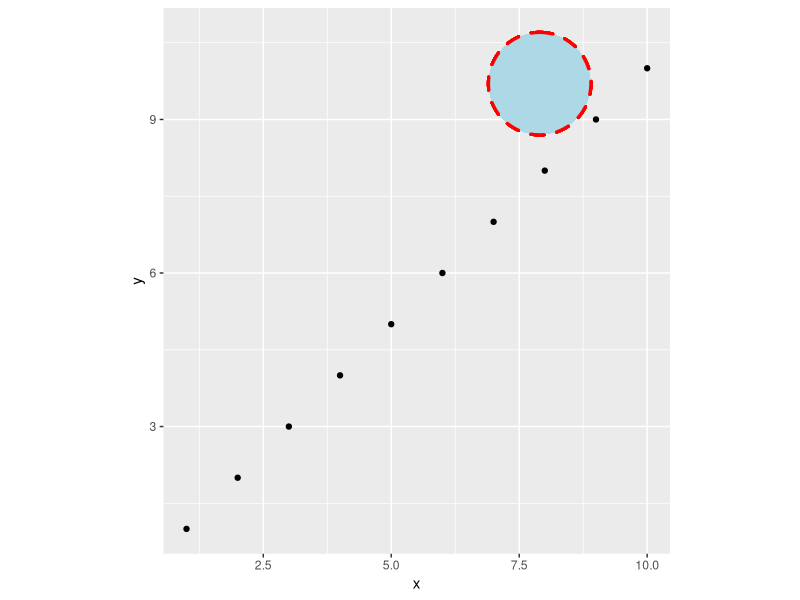
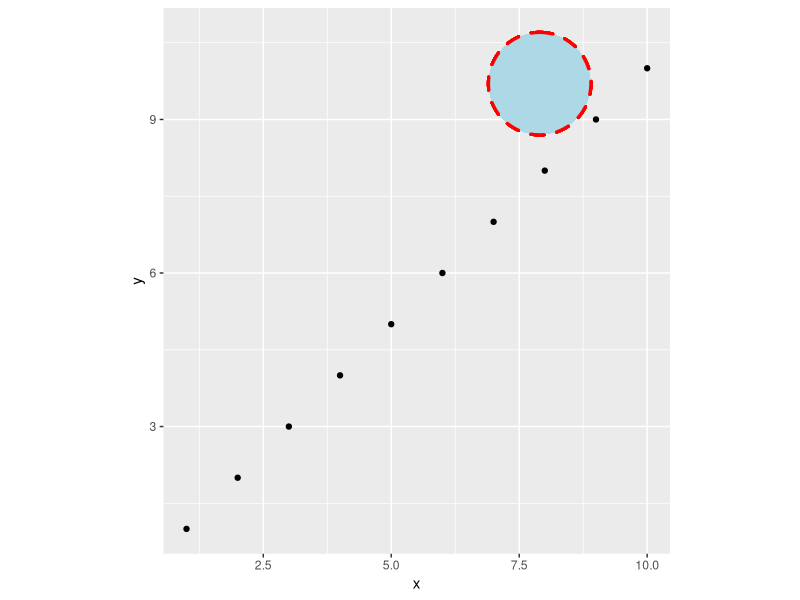
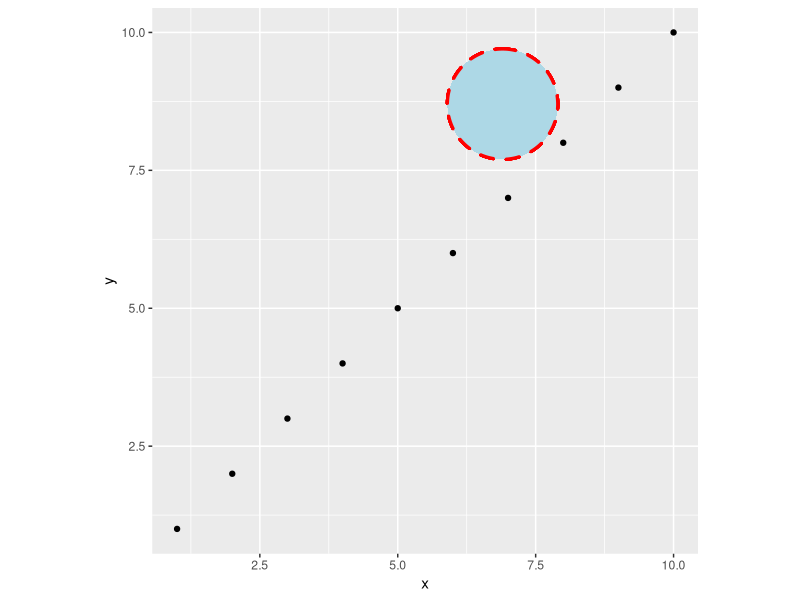
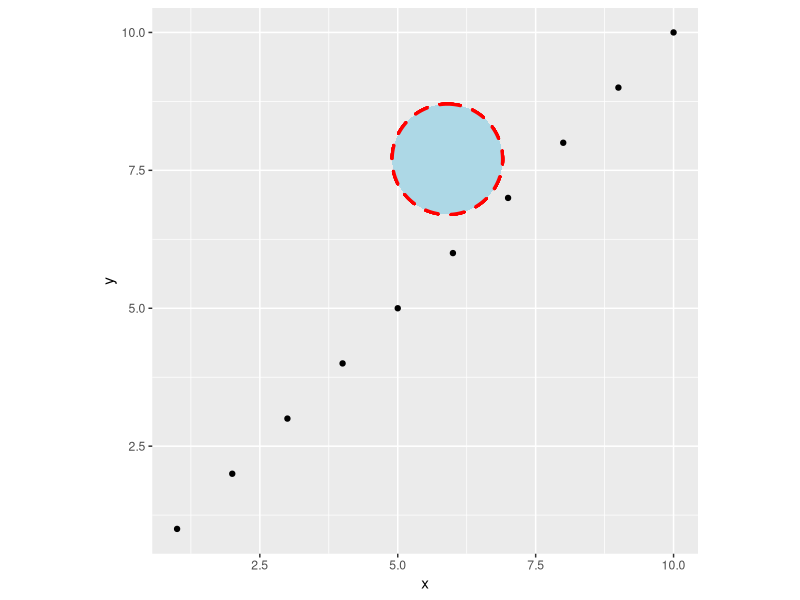
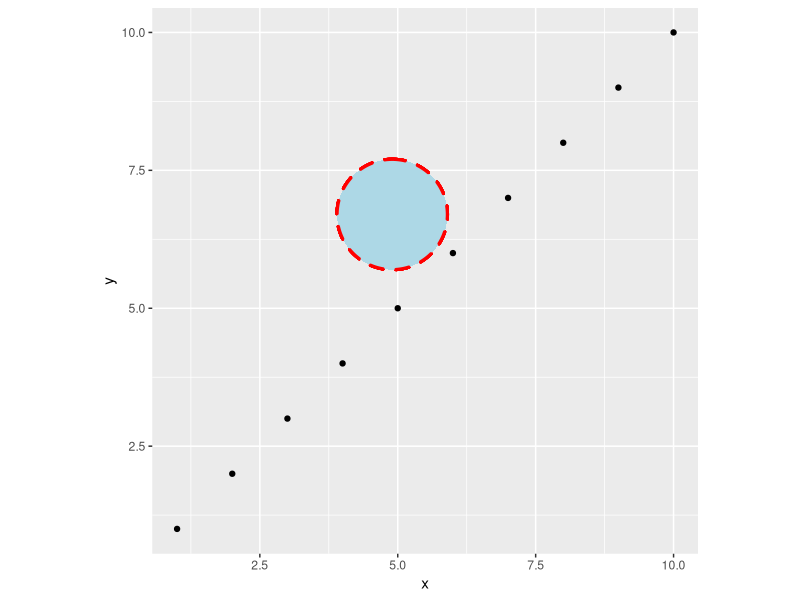
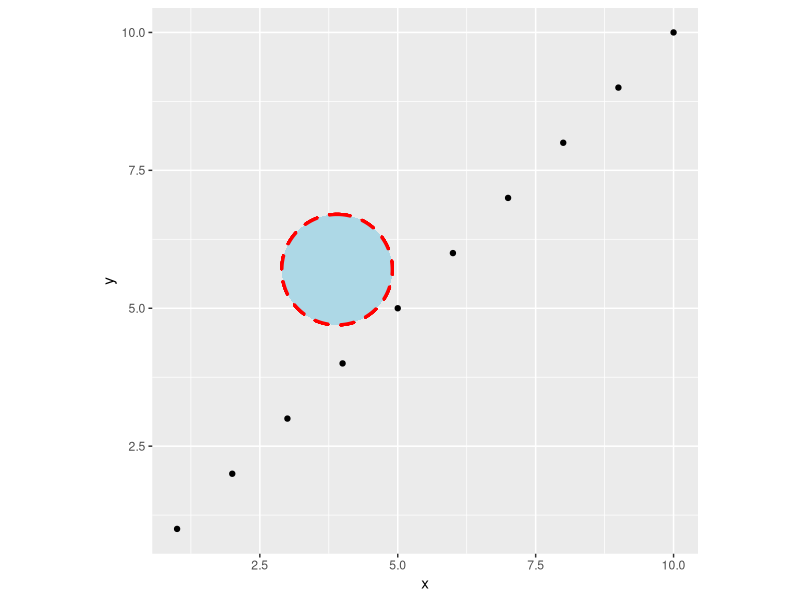
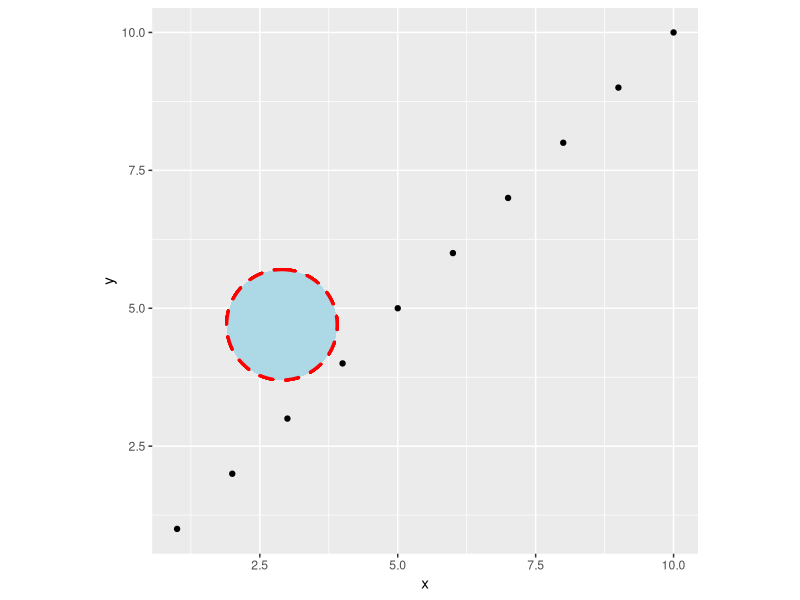
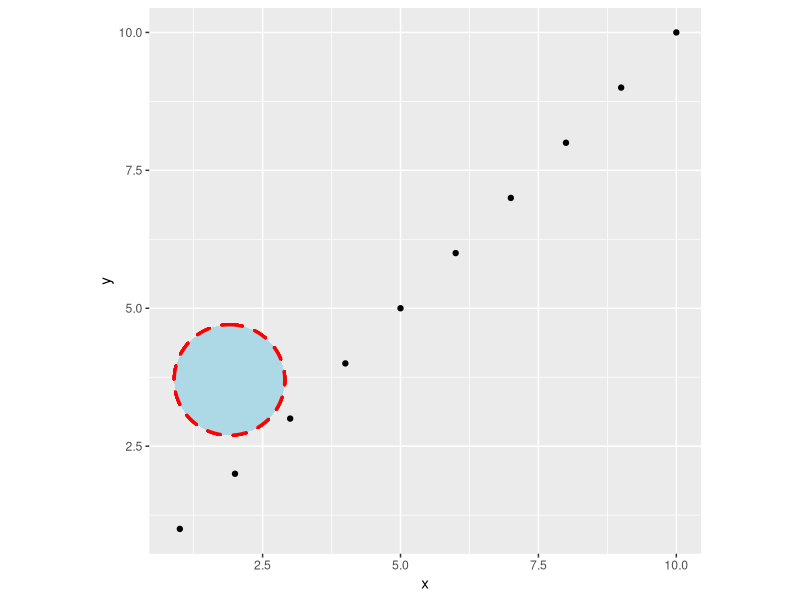

Reproduce these figures in R, in order.
library(ggplot2)
library(ggforce)

df <- data.frame(x = c(1:10),
                 y = c(1:10))

ggplot(df, aes(x,y)) +
  geom_point() +
  geom_circle(aes(x0=7.9, y0=9.7, r=1),
              linetype='dashed',
              color='red',
              fill='lightblue',
              lwd=1.1,
              inherit.aes = F) +
  coord_fixed()

# print
x0 = 7.9
y0 = 9.7
for(i in 1:8){
  p = ggplot(df, aes(x,y)) +
    geom_point() +
    geom_circle(aes(x0=x0, y0=y0, r=1),
                linetype='dashed',
                color='red',
                fill='lightblue',
                lwd=1.1,
                inherit.aes = F) +
    coord_fixed()
  print(p)
  x0 = x0 -1
  y0 = y0 -1
}

# print
x0 = 7.9
y0 = 9.7
for(i in 1:8){
  p = ggplot(df, aes(x,y)) +
    geom_point() +
    geom_circle(aes(x0=x0, y0=y0, r=1),
                linetype='dashed',
                color='red',
                fill='lightblue',
                lwd=1.1,
                inherit.aes = F) +
    coord_fixed()
  print(p)
  Sys.sleep(2)
  x0 = x0 -1
  y0 = y0 -1
}



